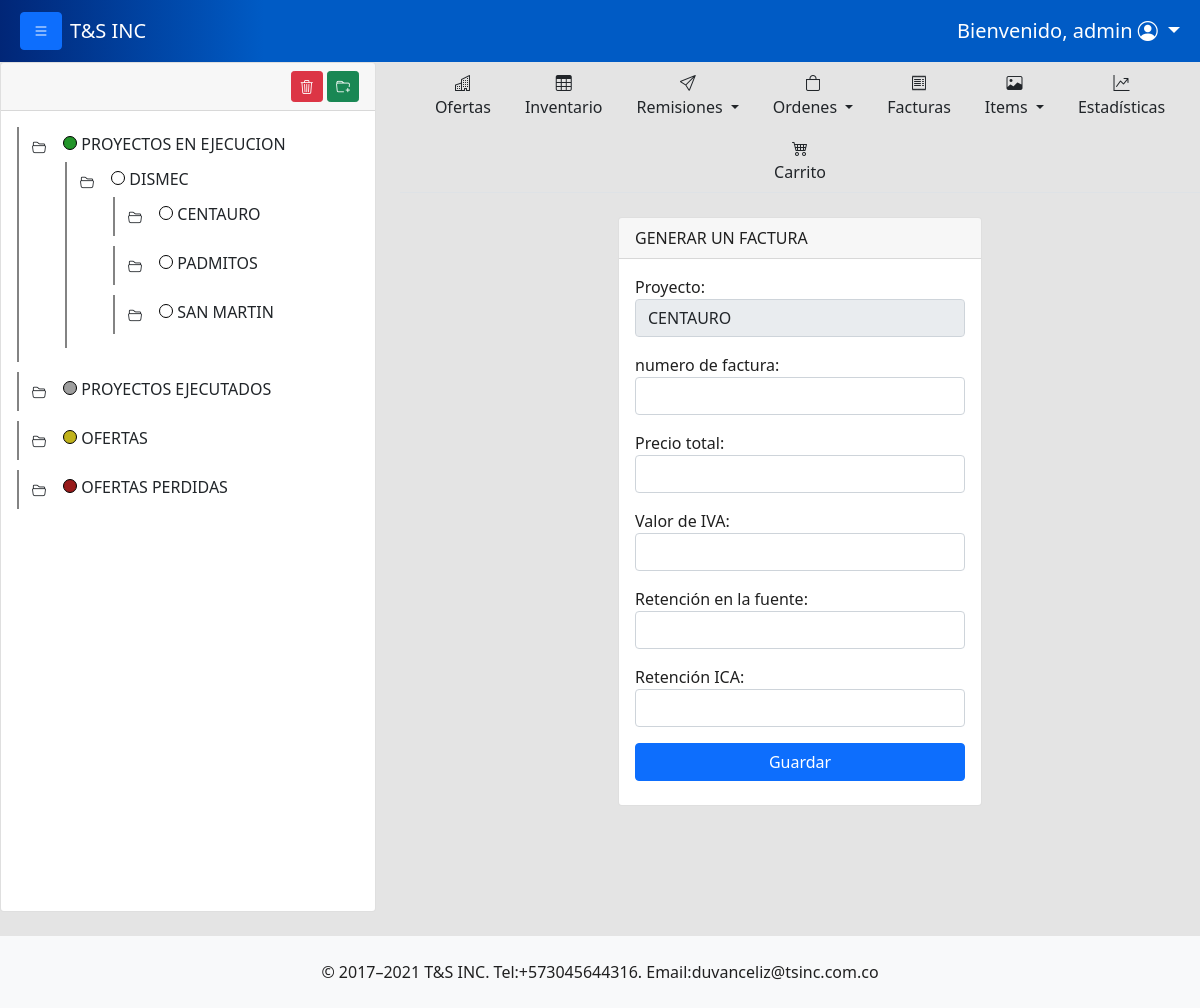
Page /createinvoice/14 (signed in) on the committed database.
### tsinc/models.py (models this page shows, shortened)
class Folder(models.Model):
    name = models.CharField(max_length=200)
    order = models.PositiveIntegerField(default=0)
    color = models.CharField(max_length=50, null=True, blank=True)
    parent = models.ForeignKey('self', on_delete=models.CASCADE, null=True, blank=True, related_name='children')
    project = models.ForeignKey(Project, on_delete=models.SET_NULL, null=True, blank=True)
    usersession = models.ForeignKey(User,on_delete=models.SET_NULL, null=True, blank=True )
    date = models.DateTimeField(default=timezone.now)
    class Meta:
        verbose_name = "Carpeta"
        verbose_name_plural = "Carpetas"
        ordering = ['order']

class Project(models.Model):
    name = models.CharField(max_length=200, default=None)
    company_name = models.CharField(max_length=200, default=None)
    nit = models.CharField(max_length=200,null=True)
    asesor = models.CharField(max_length=200, default=None)
    verified = models.BooleanField(default=False)
    approved = models.BooleanField(default=False)
    progress = models.IntegerField(default=0)
    date = models.DateField(default=datetime.date.today)
    usersession = models.ForeignKey(User, on_delete=models.SET_NULL, null=True, blank=True)

### tsinc/views.py (the view, shortened to what this page needs)
# urls.py: path('createinvoice/<int:id>', views.create_invoice, name='create_invoice'),
@user_passes_test(staff_required,login_url='/accessdenied/')
@login_required
def create_invoice(request,id):
    project = Project.objects.filter(id=id).first()
    return render(request,"create_invoice.html",{'form':CreateInvoice, 'project':project})

### tsinc/context_processors.py (called while the page is built)
def folder_tree(request):
    folders = Folder.objects.select_related('parent').order_by('parent_id', 'order')
    return {
        'folder_tree':folders
    }

def get_user(request):
    return {
        'user':request.user
    }

### tsinc/views.py (called while the page is built)
def staff_required(user):
    return user.is_staff

### tsinc/templates/create_invoice.html (shortened to what this page needs)
{% extends 'layout_with_folder_tree.html' %} {% block body %} {% load static %}
<div class="container">
    <div class="row">
        <div class="col-md-3">
        </div>
       <div class="col-md-6">
       <div class="card">
        <div class="card-header">GENERAR UN FACTURA</div>
        <div class="card-body">
            <div class="mb-3">
            <label for="projectlabel">Proyecto:</label>
            <input type="text" class="form-control" id="projectlabel" value="{{project.name}}" disabled>
            </div>
            <form action="{% url 'create_invoice' project.id %}" method="POST">
                {{form.as_p}}
                <button class="btn btn-primary mb-2 w-100">Guardar</button>
            </form>
        </div>
       </div>
       </div>
       <div class="col-md-3">
       </div>
    </div>
  </div>
{% endblock %}

### tsinc/templates/layout_with_folder_tree.html (shortened to what this page needs)
{% load static %}
<!DOCTYPE html>
<html lang="es">
  <head>
    <link
      href="https://cdn.jsdelivr.net/npm/bootstrap@5.0.2/dist/css/bootstrap.min.css"
      rel="stylesheet"
    />
    <link rel="stylesheet" href="https://cdn.jsdelivr.net/npm/bootstrap-icons@1.11.3/font/bootstrap-icons.min.css">
    <link rel="stylesheet" href="{% static 'css/styles.css' %}">
    <link rel="stylesheet" href="{% static 'css_w/styles_workspace.css' %}">
  </head>
      <nav class="navbar navbar-expand-lg navbar navbar-dark" style="background: linear-gradient(90deg, rgba(1,38,119,1) 0%, rgba(0,91,197,1) 22%, rgba(0,91,197,1) 100%);">
        <div class="container-fluid">
          <div class="mx-2">
          <button class="btn btn-primary" id="btn-open-close-nav"><i class="bi bi-list"></i></button>
          </div>
          <a class="navbar-brand" href="#" >T&S INC</a>
          <div class="collapse navbar-collapse justify-content-end" id="navbarNavAltMarkup">
            <div class="navbar-nav">
              {% if user.is_staff %}
              <li class="nav-item dropdown">
                <a class="nav-link dropdown-toggle fs-5 text-white text-center" href="#" id="navbarDarkDropdownMenuLink" role="button" data-bs-toggle="dropdown" aria-expanded="false">
                  <span class="fs-5">Bienvenido, {{user.username}}</span>
                  <i class="bi bi-person-circle"></i>
                </a>
              </li>
              {% endif %}
            </div>
          </div>
        </div>
      </nav>
    <body >
      <div class="continer-flow content">
        <div class="row row-cols-2">
            <div class="col" style="display: none;  width: 400px;" id="nav-tree">
              <div class="card">
                <div class="card-header">
                    <div class="row">
                      <div class="col-8">
                      </div>
                      <div class="col-4 text-end">
                          <button id="btn-hidden-delete-folder" class="btn btn-danger btn-sm" ><i class="bi bi-trash3"></i></button>
                          <button id="btn-hidden-folder" class="btn btn-success btn-sm"><i class="bi bi-folder-plus"></i></button>
                      </div>
                    </div>
                </div>
                <div class="card-body workspace-nav">
                  <ul id="tree" >
                      {% include 'workspace_comp/subfolder_tree.html' with folders=folder_tree parent=None %}
                </ul>
                </div>
              </div>
            </div>
            <div class="col-md">
              <ul class="nav nav-tabs justify-content-center mb-4">
                <li class="nav-item">
                  <a class="nav-link text-dark text-center" href="{% url 'show_all_offers' %}">
                    <i class="bi bi-buildings d-block"></i>
                    Ofertas
                  </a>
                </li>
                <li class="nav-item">
                  <a class="nav-link text-dark text-center" href="{% url 'product' %}">
                    <i class="bi bi-table d-block"></i>
                    Inventario
                  </a>
                </li>
                <li class="nav-item dropdown">
                  <a class="nav-link dropdown-toggle text-center text-dark" data-bs-toggle="dropdown" href="#" role="button" aria-expanded="false">
                    <i class="bi bi-send d-block"></i>
                     Remisiones
                  </a>
                </li>
                <li class="nav-item dropdown">
                  <a class="nav-link dropdown-toggle text-center text-dark" data-bs-toggle="dropdown" href="#" role="button" aria-expanded="false">
                    <i class="bi bi-bag d-block"></i>
                    Ordenes
                  </a>
                </li>
                <li class="nav-item">
                  <a class="nav-link text-dark text-center" href="{% url 'invoices' %}">
                    <i class="bi bi-receipt d-block"></i>
                    Facturas
                  </a>
                </li>
                <li class="nav-item dropdown">
                  <a class="nav-link dropdown-toggle text-center text-dark" data-bs-toggle="dropdown" href="#" role="button" aria-expanded="false">
                    <i class="bi bi-image d-block"></i>
                  Items
                  </a>
                </li>
                <li class="nav-item">
                  <a class="nav-link text-dark text-center" href="{% url 'order_statictics' %}">
                    <i class="bi bi-graph-up-arrow d-block"></i>
                    Estadísticas
                  </a>
                </li>
                <li class="nav-item">
                  <a class="nav-link text-dark text-center" href="{% url 'carpage' %}">
                    <i class="bi bi-cart4 d-block"></i>
                    Carrito
                  </a>
                </li>
              </ul>
                {% block body %} {% endblock %}
            </div>
        </div>
      </div>
        <footer class="bg-light mt-4 d-flex justify-content-center">
          <div class="p-4">© 2017–2021 T&S INC. Tel:+573045644316. Email:duvanceliz@tsinc.com.co
         </div>
        </footer>
    </body>
</html>

### tsinc/templates/workspace_comp/subfolder_tree.html (shortened to what this page needs)
{% for folder in folders %}
    {% if folder.parent_id == parent %}
    <li data-id="{{folder.id}}">
            <span class="toggle-button " onclick="toggleSubfolders(this)"> <button class="btn btn btn-sm "><i class="bi bi-folder2-open"></i></button> </span>
            <div id="folder-color-indicator" style="background: {{folder.color}};"></div>
            <a href="{% url 'overview_folder' folder.id %}" class="text-dark" style="text-decoration: none;" >{{ folder.name }}</a>
            {% if folder.children.exists %}
                <ul data-id="{{folder.id}}" style="display: none;">
                    {% include 'workspace_comp/subfolder_tree.html' with folders=folders parent=folder.id %}
                </ul>
            {% else %}
            <ul>
            </ul>
            {% endif %}
        </li>
    {% endif %}
{% endfor %}

### tsinc/static/css/styles.css (style rules this page uses)
body { background: #e4e4e4; color: #202020; height: 100vh; overflow-x: hidden; overflow-y: auto; }
html, body { height: 100%; margin: 0; }
body { display: flex; flex-direction: column; }
.content { flex: 1; }
ul { list-style-type: none; }
ul ul { margin-left: 10px; }
.toggle-button { cursor: pointer; font-size: 12px; margin-right: 5px; }
.workspace-nav { height: 800px; overflow-y: scroll; }
.workspace-nav { width: 100%; overflow-x: scroll; white-space: nowrap; }
#tree { list-style-type: none; margin: 0; padding: 0; }
#tree li { margin-bottom: 10px; padding: 4px; border-left: 2px solid #838383; cursor: pointer; }
#tree ul { margin-left: 10px; }

### tsinc/static/css_w/styles_workspace.css (style rules this page uses)
#folder-color-indicator { width: 14px; height: 14px; background-color: blueviolet; display: inline-block; border-radius: 10px; border: 1px solid black; }

### rows in the picture
Folder: name "PROYECTOS EN EJECUCION"
Folder: name "DISMEC"
Folder: name "CENTAURO"
Folder: name "PADMITOS"
Folder: name "SAN MARTIN"
Folder: name "PROYECTOS EJECUTADOS"
Folder: name "OFERTAS"
Folder: name "OFERTAS PERDIDAS"
Project: name "CENTAURO"

### other values in the picture
{{ user.username }} "admin"
